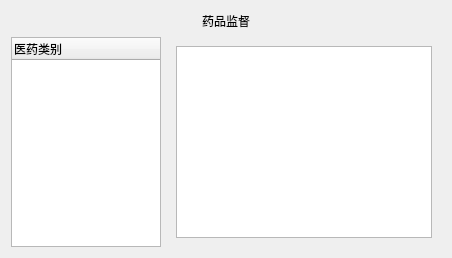
        <widget class="QWidget" name="page_3">
         <layout class="QVBoxLayout" name="verticalLayout_28">
          <item>
           <layout class="QHBoxLayout" name="horizontalLayout_30">
            <item>
             <spacer name="horizontalSpacer_10">
              <property name="orientation">
               <enum>Qt::Horizontal</enum>
              </property>
              <property name="sizeHint" stdset="0">
               <size>
                <width>40</width>
                <height>20</height>
               </size>
              </property>
             </spacer>
            </item>
            <item>
             <widget class="QLabel" name="label_15">
              <property name="text">
               <string>药品监督</string>
              </property>
              <property name="alignment">
               <set>Qt::AlignCenter</set>
              </property>
             </widget>
            </item>
            <item>
             <spacer name="horizontalSpacer_11">
              <property name="orientation">
               <enum>Qt::Horizontal</enum>
              </property>
              <property name="sizeHint" stdset="0">
               <size>
                <width>40</width>
                <height>20</height>
               </size>
              </property>
             </spacer>
            </item>
           </layout>
          </item>
          <item>
           <layout class="QHBoxLayout" name="horizontalLayout_32">
            <item>
             <widget class="QTreeWidget" name="medicine_TW">
              <property name="minimumSize">
               <size>
                <width>150</width>
                <height>0</height>
               </size>
              </property>
              <property name="maximumSize">
               <size>
                <width>150</width>
                <height>16777215</height>
               </size>
              </property>
              <column>
               <property name="text">
                <string>医药类别</string>
               </property>
              </column>
             </widget>
            </item>
            <item>
             <widget class="QWidget" name="widget_23" native="true">
              <layout class="QVBoxLayout" name="verticalLayout_27">
               <item>
                <widget class="QTableView" name="medicine_View"/>
               </item>
               <item>
                <layout class="QHBoxLayout" name="horizontalLayout_31"/>
               </item>
              </layout>
             </widget>
            </item>
           </layout>
          </item>
         </layout>
        </widget>
